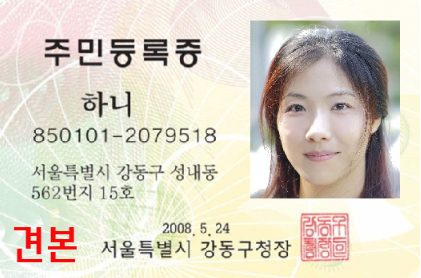
#> input picture python_etc/text_face_detection/image/id_2.jpg, 421 x 278 px
$ python face_attendence.py
#> lines starting #> are read from the running program, lines starting #| are printed output that depends on the picture; after the words box and inside, x2 and y2 are one past the last pixel; in counts of white or black regions, pixels touching at a corner belong together
import cv2
import pytesseract
import re
# [4 lines of commented-out code are left out]

cascade = cv2.CascadeClassifier('haarcascade_frontalface_default.xml')
pytesseract.pytesseract.tesseract_cmd="C:/Program Files/Tesseract-OCR/tesseract.exe"
# [6 lines of commented-out code are left out]

def convert_gray_color(file_path):
#> called with file_path = './image/id_2.jpg'
    img = cv2.imread(file_path)
#> img is the input picture: shape (278, 421, 3); mean B, G, R 196.1, 210.1, 216.8
    gray_image = cv2.cvtColor(img , cv2.COLOR_BGR2GRAY)
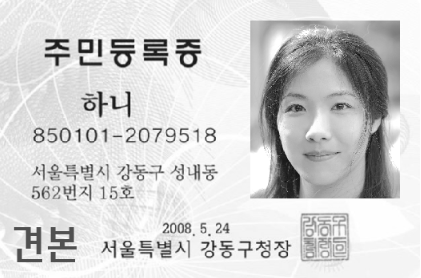
#> gray_image: shape (278, 421); min 19, max 255, mean 210.5
    # print(gray_image)
    return gray_image

def image_smoothing(img):
    ret , th1 = cv2.threshold(img, 127 , 255 , cv2.THRESH_BINARY)
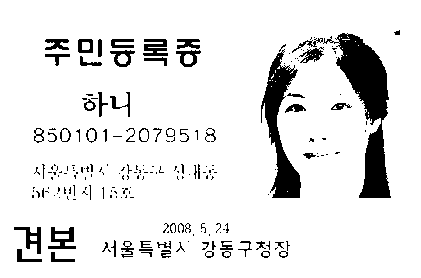
#> th1: shape (278, 421); 89.8% white; 206 black regions (145 under 20 px), largest, box (x1, y1, x2, y2) and area: (323, 33, 391, 198) 4150, (261, 49, 301, 198) 2369, (48, 227, 76, 249) 322
    _ , th2 = cv2.threshold(th1, 0 , 255 , cv2.THRESH_BINARY)
    blur = cv2.GaussianBlur(th2 , (1,1), 0)
    # print(th1)
    return blur

def clean_text(read_data):
    text = re.sub('[=+,#/\?:^$.@*\"※~&%ㆍ!』\\"|\(\)\[\]\<\>`\"…》£"¢¥"Ÿ«éȮϽñٶϴ»「—©]', '',read_data )
    return text


img = convert_gray_color('./image/id_2.jpg')
smoothing_img = image_smoothing(img)
# cv2.imshow("smoothing_img" ,smoothing_img)
# cv2.waitKey(0)


# print(text)
config  = r'--oem 1 --psm 6 outoutbase digits' #숫자들만 인식
# [50 lines left out: function rectangle_detect, not called in this run]


# rectangle_detect('./image/id_6.jpg')

$ run again, with python_etc/text_face_detection/image/id_4.jpg copied over python_etc/text_face_detection/image/id_2.jpg
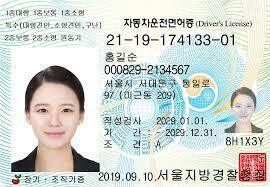
#> input picture python_etc/text_face_detection/image/id_4.jpg, 270 x 187 px
#> in convert_gray_color, img is the input picture: shape (187, 270, 3); mean B, G, R 208.9, 214.1, 208.9
#> in convert_gray_color, `gray_image = cv2.cvtColor(img , cv2.COLOR_BGR2GRAY)`:
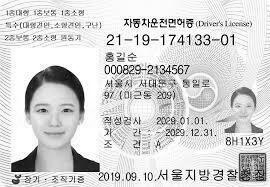
#> gray_image: shape (187, 270); min 0, max 255, mean 212
#> in image_smoothing, `ret , th1 = cv2.threshold(img, 127 , 255 , cv2.THRESH_BINARY)`:
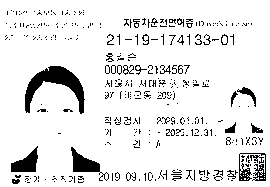
#> th1: shape (187, 270); 90.5% white; 379 black regions (343 under 20 px), largest, box (x1, y1, x2, y2) and area: (25, 66, 85, 114) 1088, (71, 147, 109, 181) 437, (11, 146, 38, 172) 386
